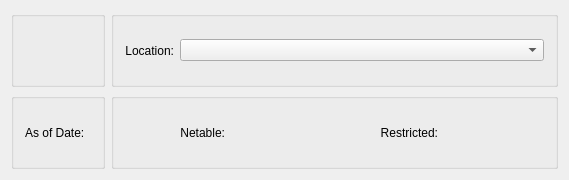
<?xml version="1.0" encoding="UTF-8"?>
<ui version="4.0">
 <comment>This file is part of the xTuple ERP: PostBooks Edition, a free and
open source Enterprise Resource Planning software suite,
Copyright (c) 1999-2010 by OpenMFG LLC, d/b/a xTuple.
It is licensed to you under the Common Public Attribution License
version 1.0, the full text of which (including xTuple-specific Exhibits)
is available at www.xtuple.com/CPAL.  By using this software, you agree
to be bound by its terms.</comment>
 <class>dspQOHByLocation</class>
 <widget class="QWidget" name="dspQOHByLocation">
  <property name="geometry">
   <rect>
    <x>0</x>
    <y>0</y>
    <width>569</width>
    <height>180</height>
   </rect>
  </property>
  <property name="windowTitle">
   <string>Quantities on Hand by Location</string>
  </property>
  <layout class="QGridLayout" name="gridLayout">
   <item row="0" column="0" rowspan="2">
    <layout class="QVBoxLayout" name="verticalLayout">
     <item>
      <widget class="WarehouseGroup" name="_warehouse">
       <property name="title">
        <string/>
       </property>
       <property name="fixedSize">
        <bool>false</bool>
       </property>
      </widget>
     </item>
     <item>
      <widget class="QGroupBox" name="_asofGroup">
       <property name="sizePolicy">
        <sizepolicy hsizetype="Minimum" vsizetype="Preferred">
         <horstretch>0</horstretch>
         <verstretch>0</verstretch>
        </sizepolicy>
       </property>
       <property name="title">
        <string/>
       </property>
       <layout class="QGridLayout" name="gridLayout_3">
        <item row="0" column="0">
         <widget class="QLabel" name="_asOfLit">
          <property name="text">
           <string>As of Date:</string>
          </property>
         </widget>
        </item>
        <item row="0" column="1">
         <widget class="DLineEdit" name="_asOf"/>
        </item>
       </layout>
      </widget>
     </item>
    </layout>
   </item>
   <item row="0" column="1">
    <widget class="QGroupBox" name="_locGroup">
     <property name="title">
      <string/>
     </property>
     <layout class="QHBoxLayout" name="horizontalLayout_2">
      <item>
       <widget class="QLabel" name="_locationLit">
        <property name="text">
         <string>Location:</string>
        </property>
        <property name="alignment">
         <set>Qt::AlignRight|Qt::AlignTrailing|Qt::AlignVCenter</set>
        </property>
       </widget>
      </item>
      <item>
       <widget class="XComboBox" name="_location">
        <property name="sizePolicy">
         <sizepolicy hsizetype="Expanding" vsizetype="Fixed">
          <horstretch>0</horstretch>
          <verstretch>0</verstretch>
         </sizepolicy>
        </property>
       </widget>
      </item>
     </layout>
    </widget>
   </item>
   <item row="1" column="1">
    <widget class="QGroupBox" name="groupBox">
     <property name="title">
      <string/>
     </property>
     <layout class="QHBoxLayout" name="horizontalLayout">
      <item>
       <widget class="QLabel" name="_netableLit">
        <property name="text">
         <string>Netable:</string>
        </property>
        <property name="alignment">
         <set>Qt::AlignRight|Qt::AlignTrailing|Qt::AlignVCenter</set>
        </property>
       </widget>
      </item>
      <item>
       <widget class="QLabel" name="_netable">
        <property name="minimumSize">
         <size>
          <width>40</width>
          <height>0</height>
         </size>
        </property>
        <property name="text">
         <string/>
        </property>
        <property name="alignment">
         <set>Qt::AlignLeading|Qt::AlignLeft|Qt::AlignVCenter</set>
        </property>
       </widget>
      </item>
      <item>
       <widget class="QLabel" name="_restrictedLit">
        <property name="text">
         <string>Restricted:</string>
        </property>
        <property name="alignment">
         <set>Qt::AlignRight|Qt::AlignTrailing|Qt::AlignVCenter</set>
        </property>
       </widget>
      </item>
      <item>
       <widget class="QLabel" name="_restricted">
        <property name="minimumSize">
         <size>
          <width>40</width>
          <height>0</height>
         </size>
        </property>
        <property name="text">
         <string/>
        </property>
        <property name="alignment">
         <set>Qt::AlignLeading|Qt::AlignLeft|Qt::AlignVCenter</set>
        </property>
       </widget>
      </item>
     </layout>
    </widget>
   </item>
  </layout>
 </widget>
 <layoutdefault spacing="6" margin="11"/>
 <pixmapfunction>qPixmapFromMimeSource</pixmapfunction>
 <customwidgets>
  <customwidget>
   <class>DLineEdit</class>
   <extends>QWidget</extends>
   <header>datecluster.h</header>
   <container>1</container>
  </customwidget>
  <customwidget>
   <class>WarehouseGroup</class>
   <extends>QGroupBox</extends>
   <header>warehousegroup.h</header>
  </customwidget>
  <customwidget>
   <class>XComboBox</class>
   <extends>QComboBox</extends>
   <header>xcombobox.h</header>
  </customwidget>
 </customwidgets>
 <tabstops>
  <tabstop>_warehouse</tabstop>
  <tabstop>_location</tabstop>
 </tabstops>
 <resources/>
 <connections/>
</ui>
